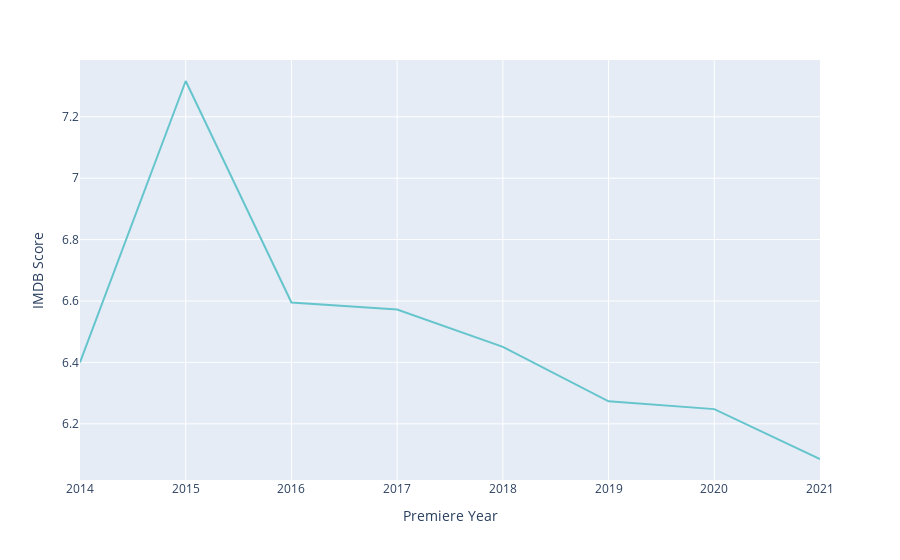

The code cell stored with this chart in its notebook:
### Code cell
px.line(n_topten.groupby('Premiere Year')['IMDB Score'].mean().reset_index(), x = "Premiere Year", y = "IMDB Score", color_discrete_sequence=px.colors.qualitative.Pastel)

### Figure 1 — Plotly figure (JSON) as saved in the notebook; plotly's stock layout.template omitted (floating-point values rounded to 4 significant figures)
{"data": [{"hovertemplate": "Premiere Year=%{x}<br>IMDB Score=%{y}<extra></extra>", "legendgroup": "", "line": {"color": "rgb(102, 197, 204)", "dash": "solid"}, "marker": {"symbol": "circle"}, "mode": "lines", "name": "", "orientation": "v", "showlegend": false, "type": "scatter", "x": [2014, 2015, 2016, 2017, 2018, 2019, 2020, 2021], "xaxis": "x", "y": [6.4, 7.317, 6.595, 6.572, 6.451, 6.273, 6.248, 6.085], "yaxis": "y"}], "layout": {"legend": {"tracegroupgap": 0}, "margin": {"t": 60}, "xaxis": {"anchor": "y", "domain": [0, 1], "title": {"text": "Premiere Year"}}, "yaxis": {"anchor": "x", "domain": [0, 1], "title": {"text": "IMDB Score"}}}}
